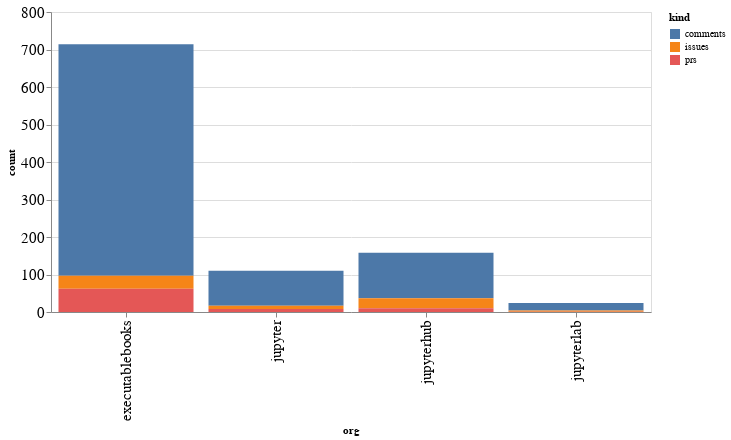

The cell this chart's notebook holds for it:
### Code cell
alt.Chart(org_summaries, width=600).mark_bar().encode(
    x='org',
    y='count',
    color='kind',
    tooltip="org"
)

### Figure 1 — Vega-Lite specification as saved in the notebook (floating-point values rounded to 4 significant figures)
{"config": {"axisLeft": {"labelFontSize": 15}, "axisBottom": {"labelFontSize": 15}}, "data": {"name": "data-9c8bfd5894e87540199a93a8fe4900af"}, "mark": "bar", "encoding": {"color": {"type": "nominal", "field": "kind"}, "tooltip": {"type": "nominal", "field": "org"}, "x": {"type": "nominal", "field": "org"}, "y": {"type": "quantitative", "field": "count"}}, "width": 600, "$schema": "https://vega.github.io/schema/vega-lite/v4.8.1.json", "datasets": {"data-9c8bfd5894e87540199a93a8fe4900af": [{"org": "executablebooks", "kind": "comments", "count": 617}, {"org": "executablebooks", "kind": "issues", "count": 35}, {"org": "executablebooks", "kind": "prs", "count": 62}, {"org": "jupyter", "kind": "comments", "count": 93}, {"org": "jupyter", "kind": "issues", "count": 9}, {"org": "jupyter", "kind": "prs", "count": 8}, {"org": "jupyterhub", "kind": "comments", "count": 121}, {"org": "jupyterhub", "kind": "issues", "count": 27}, {"org": "jupyterhub", "kind": "prs", "count": 10}, {"org": "jupyterlab", "kind": "comments", "count": 20}, {"org": "jupyterlab", "kind": "issues", "count": 3}, {"org": "jupyterlab", "kind": "prs", "count": 1}]}}
